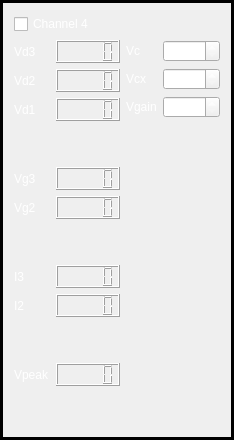
          <widget class="QFrame" name="">
           <property name="frameShape">
            <enum>QFrame::Box</enum>
           </property>
           <property name="lineWidth">
            <number>3</number>
           </property>
           <layout class="QVBoxLayout" name="verticalLayout_7">
            <item>
             <layout class="QHBoxLayout" name="horizontalLayout_73">
              <item>
               <widget class="QCheckBox" name="CH4_on">
                <property name="styleSheet">
                 <string notr="true">color: rgb(255, 255, 255);</string>
                </property>
                <property name="text">
                 <string>Channel 4</string>
                </property>
               </widget>
              </item>
             </layout>
            </item>
            <item>
             <layout class="QHBoxLayout" name="horizontalLayout_72">
              <item>
               <layout class="QVBoxLayout" name="verticalLayout_22">
                <item>
                 <layout class="QHBoxLayout" name="horizontalLayout_90">
                  <item>
                   <widget class="QLabel" name="label_72">
                    <property name="sizePolicy">
                     <sizepolicy hsizetype="Preferred" vsizetype="Preferred">
                      <horstretch>0</horstretch>
                      <verstretch>0</verstretch>
                     </sizepolicy>
                    </property>
                    <property name="styleSheet">
                     <string notr="true">color: rgb(255, 255, 255);</string>
                    </property>
                    <property name="text">
                     <string>Vd3</string>
                    </property>
                   </widget>
                  </item>
                  <item>
                   <widget class="QLCDNumber" name="vd3_4"/>
                  </item>
                 </layout>
                </item>
                <item>
                 <layout class="QHBoxLayout" name="horizontalLayout_89">
                  <item>
                   <widget class="QLabel" name="label_73">
                    <property name="styleSheet">
                     <string notr="true">color: rgb(255, 255, 255);
</string>
                    </property>
                    <property name="text">
                     <string>Vd2</string>
                    </property>
                   </widget>
                  </item>
                  <item>
                   <widget class="QLCDNumber" name="vd2_4"/>
                  </item>
                 </layout>
                </item>
                <item>
                 <layout class="QHBoxLayout" name="horizontalLayout_88">
                  <item>
                   <widget class="QLabel" name="label_74">
                    <property name="styleSheet">
                     <string notr="true">color: rgb(255, 255, 255);</string>
                    </property>
                    <property name="text">
                     <string>Vd1</string>
                    </property>
                   </widget>
                  </item>
                  <item>
                   <widget class="QLCDNumber" name="vd1_4"/>
                  </item>
                 </layout>
                </item>
                <item>
                 <spacer name="verticalSpacer_23">
                  <property name="orientation">
                   <enum>Qt::Vertical</enum>
                  </property>
                  <property name="sizeHint" stdset="0">
                   <size>
                    <width>20</width>
                    <height>40</height>
                   </size>
                  </property>
                 </spacer>
                </item>
                <item>
                 <layout class="QHBoxLayout" name="horizontalLayout_87">
                  <item>
                   <widget class="QLabel" name="label_75">
                    <property name="styleSheet">
                     <string notr="true">color: rgb(255, 255, 255);</string>
                    </property>
                    <property name="text">
                     <string>Vg3</string>
                    </property>
                   </widget>
                  </item>
                  <item>
                   <widget class="QLCDNumber" name="vg3_4"/>
                  </item>
                 </layout>
                </item>
                <item>
                 <layout class="QHBoxLayout" name="horizontalLayout_86">
                  <item>
                   <widget class="QLabel" name="label_76">
                    <property name="styleSheet">
                     <string notr="true">color: rgb(255, 255, 255);</string>
                    </property>
                    <property name="text">
                     <string>Vg2</string>
                    </property>
                   </widget>
                  </item>
                  <item>
                   <widget class="QLCDNumber" name="vg2_4"/>
                  </item>
                 </layout>
                </item>
                <item>
                 <spacer name="verticalSpacer_26">
                  <property name="orientation">
                   <enum>Qt::Vertical</enum>
                  </property>
                  <property name="sizeHint" stdset="0">
                   <size>
                    <width>20</width>
                    <height>40</height>
                   </size>
                  </property>
                 </spacer>
                </item>
                <item>
                 <layout class="QHBoxLayout" name="horizontalLayout_85">
                  <item>
                   <widget class="QLabel" name="label_77">
                    <property name="styleSheet">
                     <string notr="true">color: rgb(255, 255, 255);</string>
                    </property>
                    <property name="text">
                     <string>I3</string>
                    </property>
                   </widget>
                  </item>
                  <item>
                   <widget class="QLCDNumber" name="I3_4"/>
                  </item>
                 </layout>
                </item>
                <item>
                 <layout class="QHBoxLayout" name="horizontalLayout_95">
                  <item>
                   <widget class="QLabel" name="label_78">
                    <property name="styleSheet">
                     <string notr="true">color: rgb(255, 255, 255);</string>
                    </property>
                    <property name="text">
                     <string>I2</string>
                    </property>
                   </widget>
                  </item>
                  <item>
                   <widget class="QLCDNumber" name="I2_4"/>
                  </item>
                 </layout>
                </item>
                <item>
                 <spacer name="verticalSpacer_28">
                  <property name="orientation">
                   <enum>Qt::Vertical</enum>
                  </property>
                  <property name="sizeHint" stdset="0">
                   <size>
                    <width>20</width>
                    <height>40</height>
                   </size>
                  </property>
                 </spacer>
                </item>
                <item>
                 <layout class="QHBoxLayout" name="horizontalLayout_84">
                  <item>
                   <widget class="QLabel" name="label_79">
                    <property name="styleSheet">
                     <string notr="true">color: rgb(255, 255, 255);</string>
                    </property>
                    <property name="text">
                     <string>Vpeak</string>
                    </property>
                   </widget>
                  </item>
                  <item>
                   <widget class="QLCDNumber" name="vpeak_4"/>
                  </item>
                 </layout>
                </item>
                <item>
                 <spacer name="verticalSpacer_20">
                  <property name="orientation">
                   <enum>Qt::Vertical</enum>
                  </property>
                  <property name="sizeHint" stdset="0">
                   <size>
                    <width>20</width>
                    <height>40</height>
                   </size>
                  </property>
                 </spacer>
                </item>
               </layout>
              </item>
              <item>
               <layout class="QVBoxLayout" name="verticalLayout_21">
                <item>
                 <layout class="QHBoxLayout" name="horizontalLayout_93">
                  <item>
                   <widget class="QLabel" name="label_80">
                    <property name="styleSheet">
                     <string notr="true">color: rgb(255, 255, 255);</string>
                    </property>
                    <property name="text">
                     <string>Vc</string>
                    </property>
                   </widget>
                  </item>
                  <item>
                   <widget class="QDoubleSpinBox" name="vc4">
                    <property name="styleSheet">
                     <string notr="true">color: rgb(255, 255, 255);</string>
                    </property>
                   </widget>
                  </item>
                 </layout>
                </item>
                <item>
                 <layout class="QHBoxLayout" name="horizontalLayout_91">
                  <item>
                   <widget class="QLabel" name="label_81">
                    <property name="styleSheet">
                     <string notr="true">color: rgb(255, 255, 255);</string>
                    </property>
                    <property name="text">
                     <string>Vcx</string>
                    </property>
                   </widget>
                  </item>
                  <item>
                   <widget class="QDoubleSpinBox" name="vcx4">
                    <property name="styleSheet">
                     <string notr="true">color: rgb(255, 255, 255);</string>
                    </property>
                   </widget>
                  </item>
                 </layout>
                </item>
                <item>
                 <layout class="QHBoxLayout" name="horizontalLayout_92">
                  <item>
                   <widget class="QLabel" name="label_82">
                    <property name="styleSheet">
                     <string notr="true">color: rgb(255, 255, 255);</string>
                    </property>
                    <property name="text">
                     <string>Vgain</string>
                    </property>
                   </widget>
                  </item>
                  <item>
                   <widget class="QDoubleSpinBox" name="vgain4">
                    <property name="styleSheet">
                     <string notr="true">color: rgb(255, 255, 255);</string>
                    </property>
                   </widget>
                  </item>
                 </layout>
                </item>
                <item>
                 <spacer name="verticalSpacer_22">
                  <property name="orientation">
                   <enum>Qt::Vertical</enum>
                  </property>
                  <property name="sizeHint" stdset="0">
                   <size>
                    <width>20</width>
                    <height>40</height>
                   </size>
                  </property>
                 </spacer>
                </item>
               </layout>
              </item>
             </layout>
            </item>
           </layout>
          </widget>
